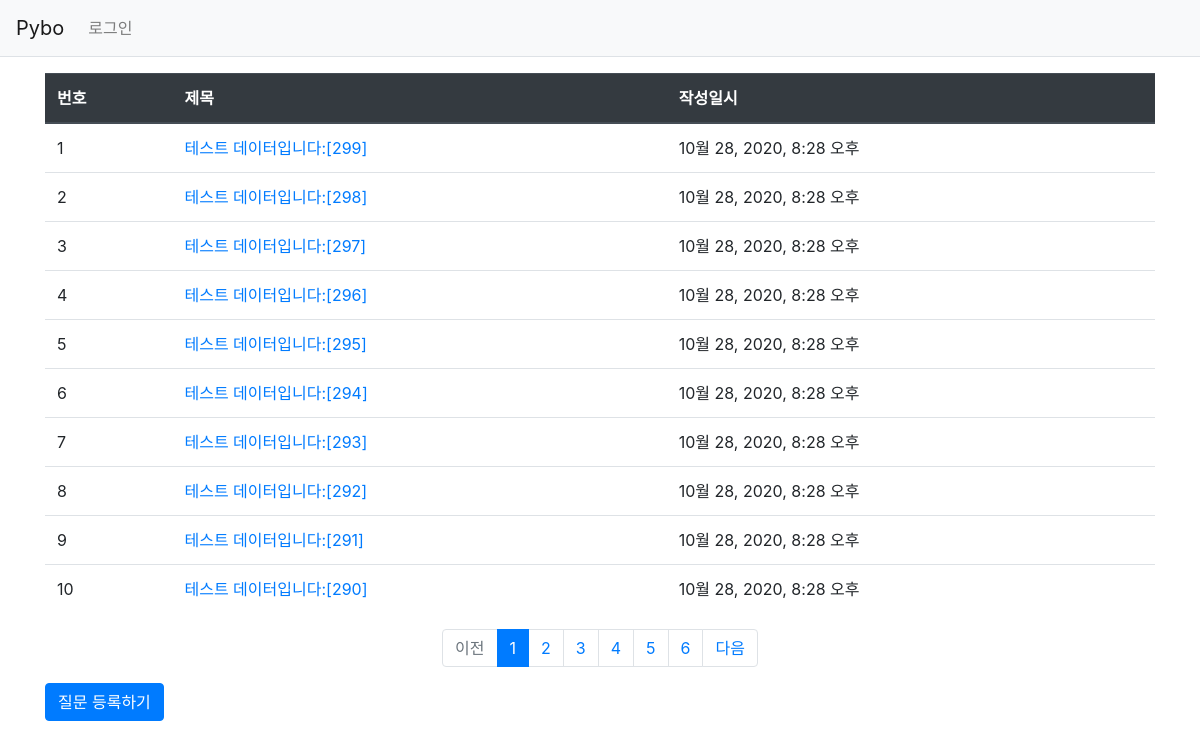
Screenshot of /pybo/ with the database file from the repository.
### pybo/models.py (models this page shows, shortened)
class Question(models.Model):
    subject = models.CharField(max_length=200)
    content = models.TextField()
    create_date = models.DateTimeField()

### pybo/views.py (the view)
# urls.py: path('', views.index, name='index')
def index(request):
    page = request.GET.get('page', '1')  # 페이지
    question_list = Question.objects.order_by('-create_date')
    paginator = Paginator(question_list, 10)  # 페이지당 10개씩 보여주기
    page_obj = paginator.get_page(page)
    context = {'question_list': page_obj}
    return render(request, 'pybo/question_list.html', context)

### templates/pybo/question_list.html (shortened to what this page needs)
{% extends 'base.html' %}
{% block content %}
{% load static %}
<link rel="stylesheet" type="text/css" href="{% static 'bootstrap.min.css' %}">
<div class="container my-3">
    <table class="table">
        <thead>
        <tr class="thead-dark">
            <th>번호</th>
            <th>제목</th>
            <th>작성일시</th>
        </tr>
        </thead>
        <tbody>
        {% if question_list %}
        {% for question in question_list %}
        <tr>
            <td>{{ forloop.counter }}</td>
            <td>
                <a href="{% url 'pybo:detail' question.id %}">{{ question.subject }}</a>
            </td>
            <td>{{ question.create_date }}</td>
        </tr>
        {% endfor %}
        {% else %}
        <tr>
            <td colspan="3">질문이 없습니다.</td>
        </tr>
        {% endif %}
        </tbody>
    </table>
        <ul class="pagination justify-content-center">
        {% if question_list.has_previous %}
        <li class="page-item">
            <a class="page-link" href="?page={{ question_list.previous_page_number }}">이전</a>
        </li>
        {% else %}
        <li class="page-item disabled">
            <a class="page-link" tabindex="-1" aria-disabled="true" href="#">이전</a>
        </li>
        {% endif %}
        {% for page_number in question_list.paginator.page_range %}
            {% if page_number >= question_list.number|add:-5 and page_number <= question_list.number|add:5 %}
            {% if page_number == question_list.number %}
            <li class="page-item active" aria-current="page">
                <a class="page-link" href="?page={{ page_number }}">{{ page_number }}</a>
            </li>
            {% else %}
            <li class="page-item">
                <a class="page-link" href="?page={{ page_number }}">{{ page_number }}</a>
            </li>
            {% endif %}
            {% endif %}
        {% endfor %}
        {% if question_list.has_next %}
        <li class="page-item">
            <a class="page-link" href="?page={{ question_list.next_page_number }}">다음</a>
        </li>
        {% else %}
        <li class="page-item disabled">
            <a class="page-link" tabindex="-1" aria-disabled="true" href="#">다음</a>
        </li>
        {% endif %}
    </ul>
        <a href="{% url 'pybo:question_create' %}" class="btn btn-primary">질문 등록하기</a>
</div>
{% endblock %}

### rows the page displays
Question: subject "테스트 데이터입니다:[299]", create_date "10월 28, 2020, 8:28 오후"
Question: subject "테스트 데이터입니다:[298]", create_date "10월 28, 2020, 8:28 오후"
Question: subject "테스트 데이터입니다:[297]", create_date "10월 28, 2020, 8:28 오후"
Question: subject "테스트 데이터입니다:[296]", create_date "10월 28, 2020, 8:28 오후"
Question: subject "테스트 데이터입니다:[295]", create_date "10월 28, 2020, 8:28 오후"
Question: subject "테스트 데이터입니다:[294]", create_date "10월 28, 2020, 8:28 오후"
Question: subject "테스트 데이터입니다:[293]", create_date "10월 28, 2020, 8:28 오후"
Question: subject "테스트 데이터입니다:[292]", create_date "10월 28, 2020, 8:28 오후"
Question: subject "테스트 데이터입니다:[291]", create_date "10월 28, 2020, 8:28 오후"
Question: subject "테스트 데이터입니다:[290]", create_date "10월 28, 2020, 8:28 오후"

### other values shown
{{ page_number }} "1"
{{ page_number }} "2" "3" "4" "5" "6"
